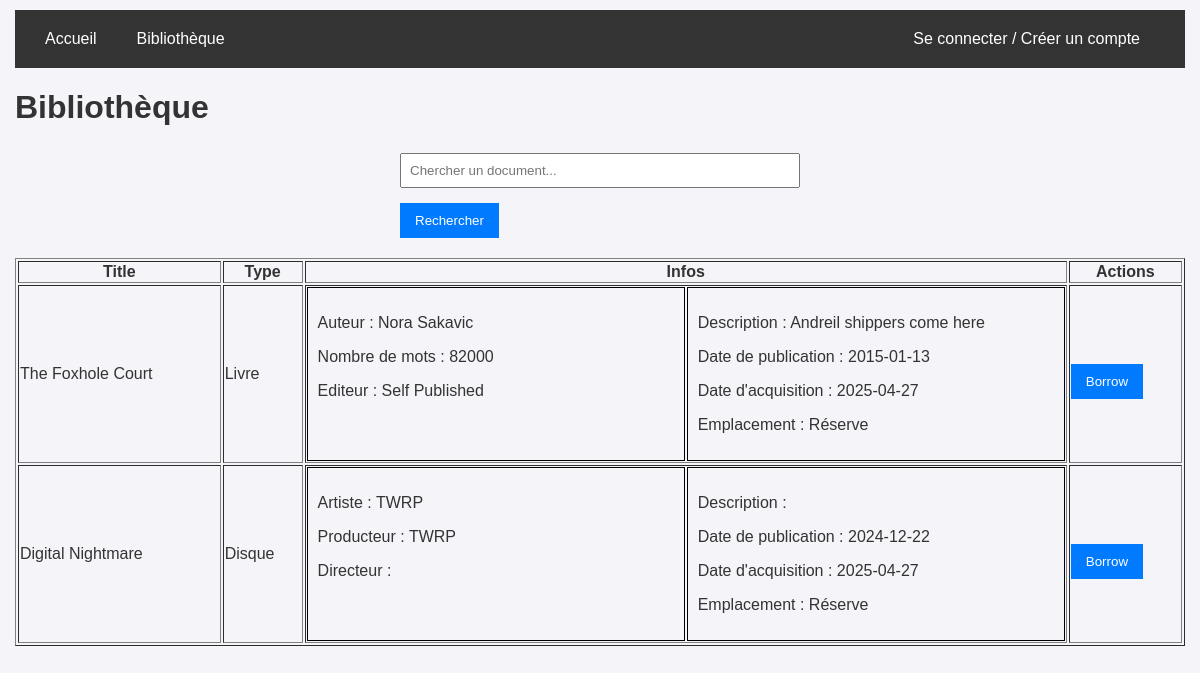
The page /library.php on the database as committed earlier.
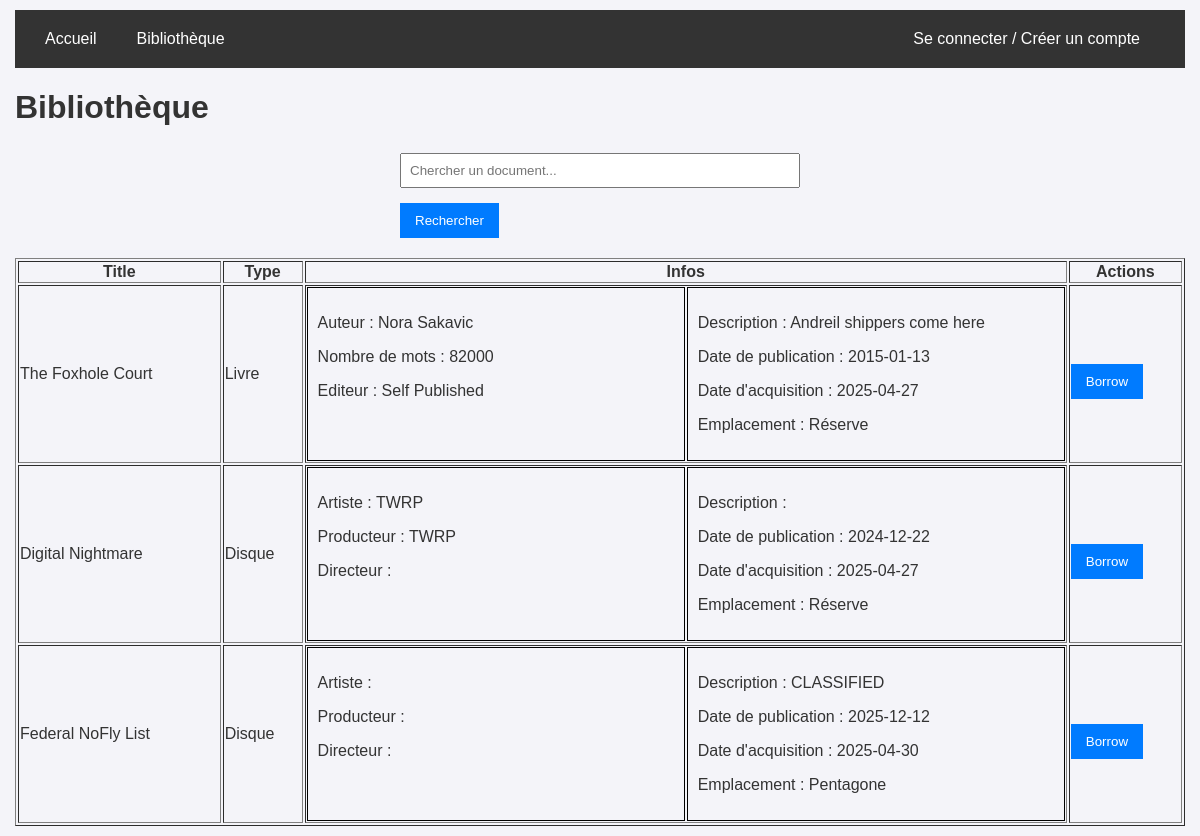
The same page on the database as committed later.
### tables this page shows
CREATE TABLE Document(
   id_document INTEGER,
   title_document TEXT NOT NULL,
   publishing_date_document NUMERIC NOT NULL,
   description_document TEXT,
   acquisition_date_document NUMERIC NOT NULL,
   id_location INTEGER NOT NULL,
   PRIMARY KEY(id_document),
   FOREIGN KEY(id_location) REFERENCES Location(id_location)
);

CREATE TABLE Book(
   id_document INTEGER,
   author_book TEXT,
   nbr_words_book TEXT,
   publisher_book TEXT,
   PRIMARY KEY(id_document),
   FOREIGN KEY(id_document) REFERENCES Document(id_document)
);

CREATE TABLE Location(
   id_location INTEGER,
   name_location TEXT NOT NULL,
   description_location TEXT,
   PRIMARY KEY(id_location),
   UNIQUE(name_location)
);

CREATE TABLE Disk(
   id_document INTEGER,
   artist_disk TEXT,
   producer_disk TEXT,
   director_disk TEXT,
   PRIMARY KEY(id_document),
   FOREIGN KEY(id_document) REFERENCES Document(id_document)
);

### display_documents.php (the view, shortened to what this page needs)
<table border="1" class="full-width-table">
    <thead>
        <tr>
            <th>Title</th>
            <th>Type</th>
            <th>Infos</th>
            <?php if ($display_argument == display_argument::NoAction): ?> <th>Status</th>
            <?php else: ?> <th>Actions</th> <?php endif; ?>
        </tr>
    </thead>
    <tbody>
        <?php foreach ($documents as $document): ?>
            <?php $document['type_document'] = array_key_exists('author_book', $document) && $document['author_book'] != null
                    ? type_document::Book
                    : type_document::Disk ?>
            <tr>
                <td><?= htmlspecialchars($document['title_document']) ?></td>
                <td><?=
                    $document['type_document'] == type_document::Book ? 'Livre' : 'Disque'
                ?></td>
                <td>
                    <div style="display: flex; flex-direction: row; gap:2px; width: 100%;">
                        <div class="document-details-table-cell">
                        <?php if ($document['type_document'] == type_document::Book): ?>
                            <p>Auteur : <?= htmlspecialchars($document['author_book']) ?></p>
                            <p>Nombre de mots : <?= htmlspecialchars($document['nbr_words_book']) ?></p>
                            <p>Editeur : <?= htmlspecialchars($document['publisher_book']) ?></p>
                        <?php else : ?>
                            <p>Artiste : <?= htmlspecialchars($document['artist_disk']) ?></p>
                            <p>Producteur : <?= htmlspecialchars($document['producer_disk']) ?></p>
                            <p>Directeur : <?= htmlspecialchars($document['director_disk']) ?></p>
                        <?php endif; ?>
                        </div>
                        <div class="document-details-table-cell">
                            <p>Description : <?= htmlspecialchars($document['description_document']) ?></p>
                            <p>Date de publication : <?= htmlspecialchars($document['publishing_date_document']) ?></p>
                            <p>Date d'acquisition : <?= htmlspecialchars($document['acquisition_date_document']) ?></p>
                            <p>Emplacement : <?= htmlspecialchars($document['name_location']) ?></p>
                        </div>
                    </div>
                </td>
                <?php if ($display_argument == display_argument::Update): ?>
                    <td>
                        <a href="update_document.php?id_document=<?= $document['id_document'] ?>&type=<?= $document['type_document']->name ?>" style="display: inline-block;">
                            <button type="button">Update</button>
                        </a>
                        <form method="POST" style="display: inline;">
                            <input type="hidden" name="action" value="delete">
                            <input type="hidden" name="id" value="<?= $document['id_document'] ?>">
                            <button type="submit">Delete</button>
                        </form>
                    </td>
                <?php elseif ($display_argument == display_argument::Borrow): ?>
                    <td>
                        <a href="borrow_document.php?id_document=<?= $document['id_document'] ?>&search=<?= $search ?>" style="display: inline-block;">
                            <button type="button">Borrow</button>
                        </a>
                    </td>
                <?php endif; ?>
            </tr>
        <?php endforeach; ?>
    </tbody>
</table>

### library.php (shortened to what this page needs)
<?php
require_once 'database/db_connection.php';
$stmt = $pdo->query("SELECT d.*, b.author_book, b.nbr_words_book, b.publisher_book, di.artist_disk, di.producer_disk, di.director_disk, l.* FROM document d LEFT JOIN book b ON d.id_document = b.id_document LEFT JOIN disk di ON d.id_document = di.id_document LEFT JOIN location l ON d.id_location = l.id_location");
$documents = $stmt->fetchAll(PDO::FETCH_ASSOC);
?>
<!DOCTYPE html>
<html lang="en">
<head>
</head>
<body>
    <?php include 'navbar.php'; ?>
    <h1>Bibliothèque</h1>
    <div class="search-container">
        <form method="GET" action="library.php">
            <input type="text" name="search" placeholder="Chercher un document..." value="<?php echo htmlspecialchars($_GET['search'] ?? ''); ?>">
            <button type="submit">Rechercher</button>
        </form>
    </div>
    <?php $display_argument = display_argument::Borrow; include 'display_documents.php'; ?>
</body>

### navbar.php (shortened to what this page needs)
<?php
$httpProtocol = !isset($_SERVER['HTTPS']) || $_SERVER['HTTPS'] != 'on' ? 'http' : 'https';
$base_url = $httpProtocol.'://'.$_SERVER['HTTP_HOST'];
?>
<!DOCTYPE html>
<html lang="en">
<head>
    <link rel="stylesheet" href="styles/style.css">
</head>
<body>
    <div class="navbar">
        <?php
        echo "<a href=\"$base_url/index.php\">Accueil</a>
        <a href=\"$base_url/library.php\">Bibliothèque</a>";
        echo '<div class="navbar-right">';
        if (isset($_SESSION['user_id'])) {
            echo "<a href=\"$base_url/account.php\">Compte</a>";
            echo "<a href=\"$base_url/logout.php\">Déconnexion</a>";
        } else {
            echo "<a href=\"$base_url/login.php\">Se connecter / Créer un compte</a>";
        }
        echo '</div>';
    ?>
    </div>
</body>
</html>

### styles/style.css (style rules this page uses)
body { font-family: Arial, sans-serif; margin: 0; padding: 10px 15px; background-color: #f4f4f9; color: #333; }
a { color: #6c5ce7; text-decoration: none; }
.navbar { display: flex; background-color: #333; padding: 10px; }
.navbar a { color: white; text-decoration: none; padding: 10px 15px; margin: 0 5px; }
.navbar-right { margin-left: auto; padding: 10px 15px; }
form { max-width: 400px; margin: auto; }
input[type="text"], input[type="email"], input[type="password"] { width: 100%; padding: 8px; margin-top: 5px; box-sizing: border-box; }
button { margin-top: 15px; padding: 10px 15px; background-color: #007BFF; color: white; border: none; cursor: pointer; }
.search-container { margin-bottom: 20px; }
.document-details-table-cell { padding: 10px; border: 1px solid #000000; text-align: left; width: 50%; }
.full-width-table { width: 100%; }

Rows that differ between the two databases and show on the page:
added document: title_document "Federal NoFly List", shows "Disque", description_document "CLASSIFIED", publishing_date_document "2025-12-12", acquisition_date_document "2025-04-30", id_location.name_location "Pentagone"
